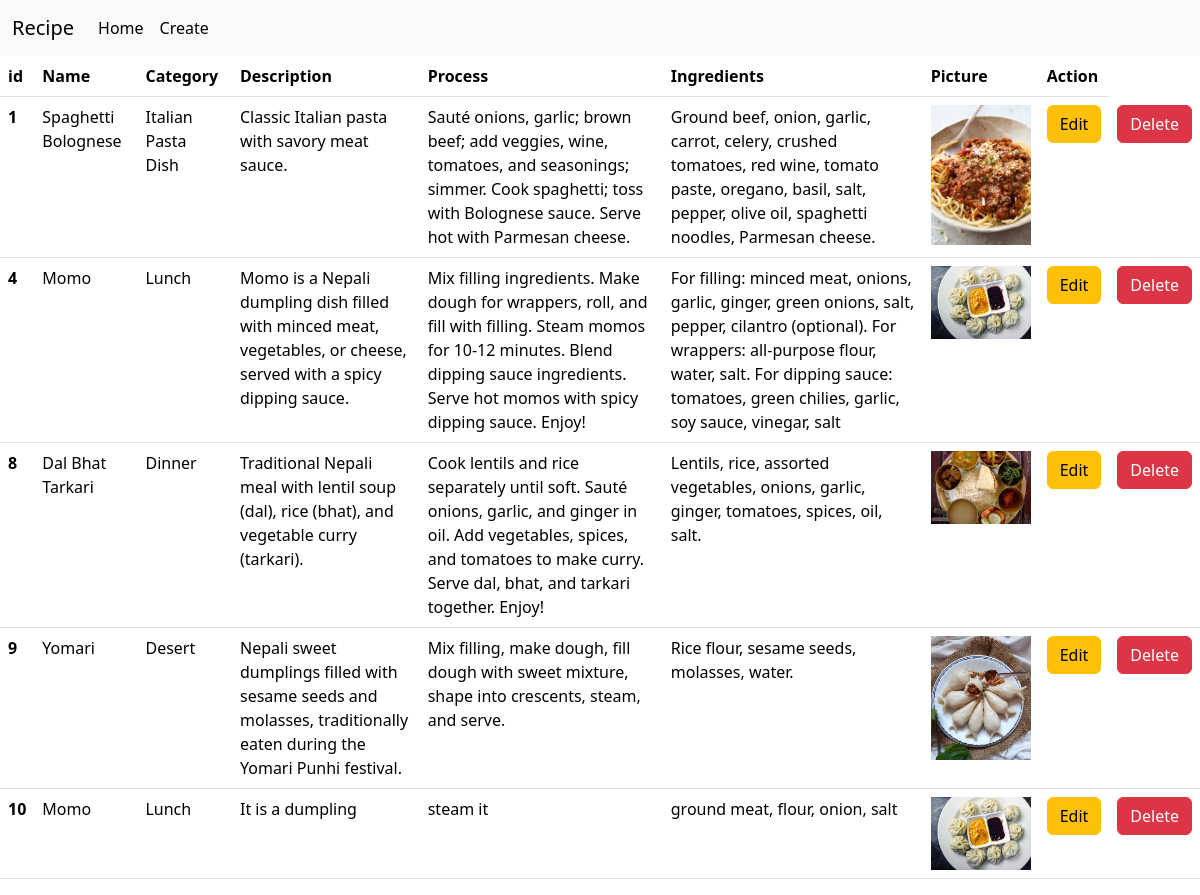
Before: /home/ with the older database file.
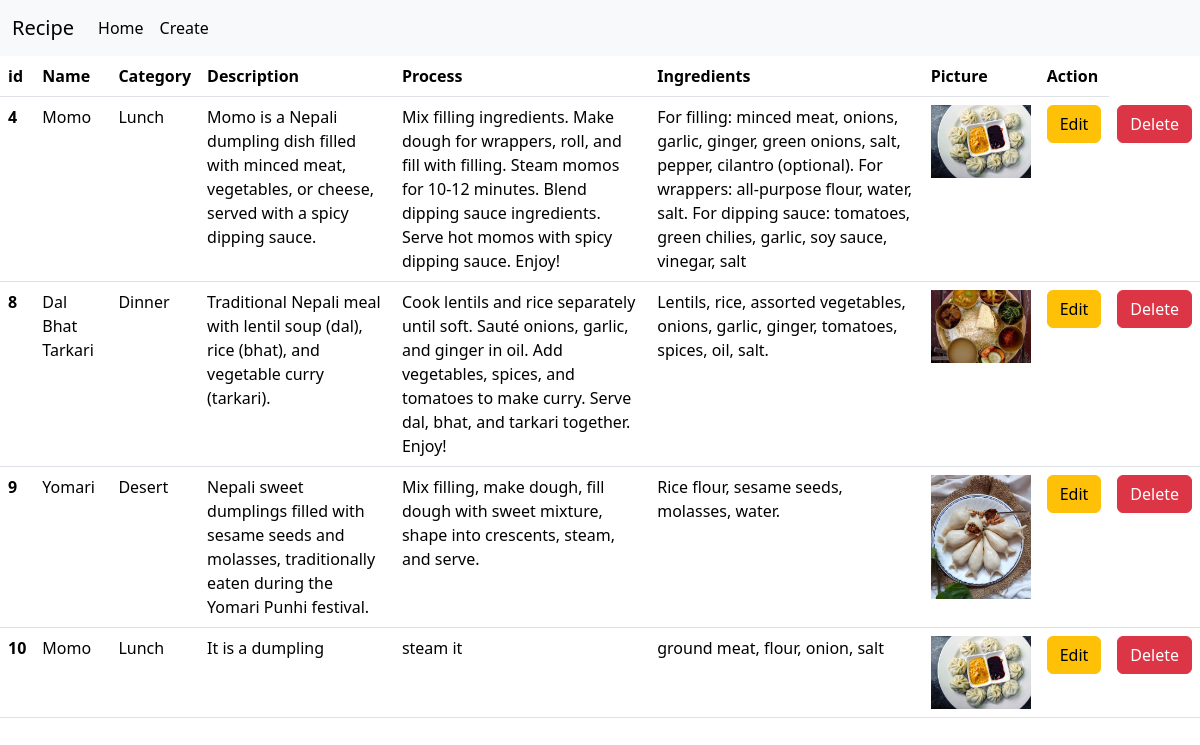
After: the same page with the newer database file.
### project/models.py (models this page shows)
class Recipe(models.Model):
    name = models.CharField(max_length=200)
    category = models.CharField(max_length=200)
    description = models.TextField()
    process = models.TextField()
    ingredients = models.TextField()
    picture = models.ImageField(upload_to='images/')

### project/views.py (the view)
# urls.py: 2. Add a URL to urlpatterns:  path('', views.home, name='home')
def home(request):
    recipe_objs = Recipe.objects.all()
    data = {'recipes':recipe_objs}
    return render(request, 'home.html', context=data)

### templates/home.html (shortened to what this page needs)
<!DOCTYPE html>
<html lang="en">
<head>
    <link href="https://cdn.jsdelivr.net/npm/bootstrap@5.3.3/dist/css/bootstrap.min.css" rel="stylesheet">
</head>
<body>
    {% include 'nav.html' %}
    <table class="table">
        <thead>
          <tr>
            <th scope="col">id</th>
            <th scope="col">Name</th>
            <th scope="col">Category</th>
            <th scope="col">Description</th>
            <th scope="col">Process</th>
            <th scope="col">Ingredients</th>
            <th scope="col">Picture</th>
            <th scope="col">Action</th>
          </tr>
        </thead>
        <tbody>
          {% for recipe in recipes %}
              <tr>
                <th scope="row">{{recipe.id}}</th>
                <td>{{recipe.name}}</td>
                <td>{{recipe.category}}</td>
                <td>{{recipe.description}}</td>
                <td>{{recipe.process}}</td>
                <td>{{recipe.ingredients}}</td>
                <td><img src="{{ recipe.picture.url }}" alt="{{ recipe.name }}" style="max-width: 100px;"></td>
                <td>
                    <a href="{% url 'edit' pk=recipe.id %}">
                        <button type="button" class="btn btn-warning">Edit</button>
                    </a>
                </td>
                <td>
                    <a href="{% url 'delete' pk=recipe.id %}">
                        <button type="button" class="btn btn-danger">Delete</button>
                    </a>
                </td>
              </tr>
          {% endfor %}
        </tbody>
      </table>
</body>
</html>

Changed rows visible on the page:
removed Recipe: id "1", name "Spaghetti Bolognese", category "Italian Pasta Dish", description "Classic Italian pasta with savory meat sauce.", process "Sauté onions, garlic; brown beef; add veggies, wine, tomatoes, and seasonings; simmer. Cook spaghetti; toss with Bolognese sauce. Serve hot with Parmesan cheese.", ingredients "Ground beef, onion, garlic, carrot, celery, crushed tomatoes, red wine, tomato paste, oregano, basil, salt, pepper, olive oil, spaghetti noodles, Parmesan cheese.", picture (picture)
